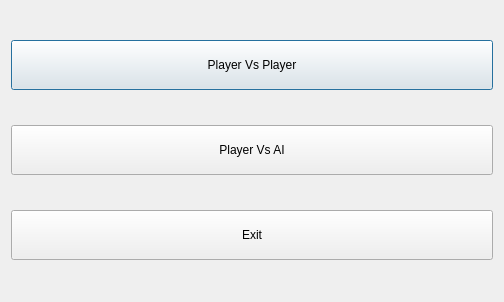
<?xml version="1.0" encoding="UTF-8"?>
<ui version="4.0">
 <class>HomeScreen</class>
 <widget class="QDialog" name="HomeScreen">
  <property name="geometry">
   <rect>
    <x>0</x>
    <y>0</y>
    <width>504</width>
    <height>302</height>
   </rect>
  </property>
  <property name="windowTitle">
   <string>Dialog</string>
  </property>
  <layout class="QVBoxLayout" name="verticalLayout_2">
   <item>
    <widget class="QPushButton" name="playerVsPlayerButton">
     <property name="minimumSize">
      <size>
       <width>250</width>
       <height>50</height>
      </size>
     </property>
     <property name="text">
      <string>Player Vs Player</string>
     </property>
    </widget>
   </item>
   <item>
    <widget class="QPushButton" name="playerVsAIButton">
     <property name="minimumSize">
      <size>
       <width>250</width>
       <height>50</height>
      </size>
     </property>
     <property name="text">
      <string>Player Vs AI</string>
     </property>
    </widget>
   </item>
   <item>
    <widget class="QPushButton" name="exitButton">
     <property name="minimumSize">
      <size>
       <width>250</width>
       <height>50</height>
      </size>
     </property>
     <property name="text">
      <string>Exit</string>
     </property>
    </widget>
   </item>
  </layout>
 </widget>
 <resources/>
 <connections/>
</ui>
